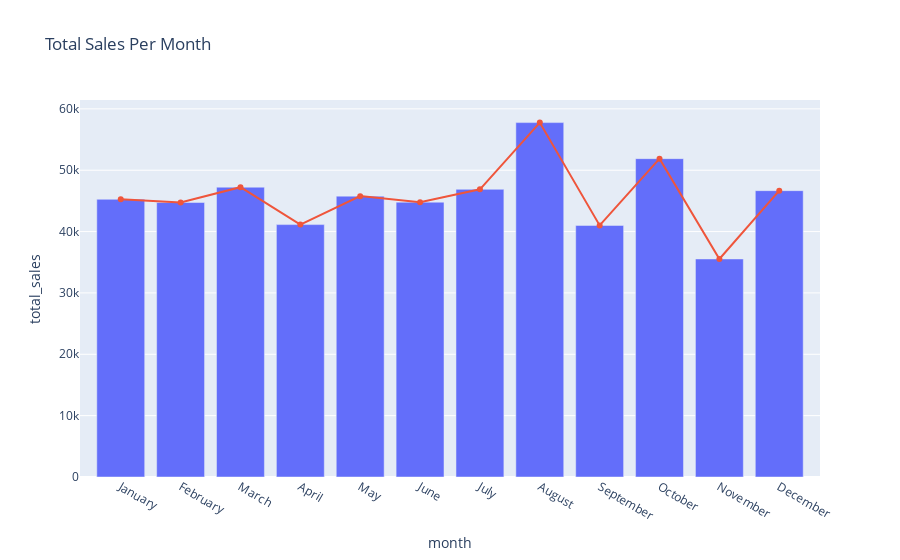

The notebook cell saved with this chart:
### Code cell
# Plot the total sales per month
fig = px.bar(df_monthly_sales, x='month', y='total_sales', title='Total Sales Per Month')
fig.add_scatter(x=df_monthly_sales['month'], y=df_monthly_sales['total_sales'])
fig.update_layout(showlegend=False)
fig.show()

### Figure 1 — Plotly figure (JSON) as saved in the notebook; plotly's stock layout.template omitted (floating-point values rounded to 4 significant figures)
{"data": [{"alignmentgroup": "True", "hovertemplate": "month=%{x}<br>total_sales=%{y}<extra></extra>", "legendgroup": "", "marker": {"color": "#636efa", "pattern": {"shape": ""}}, "name": "", "offsetgroup": "", "orientation": "v", "showlegend": false, "textposition": "auto", "type": "bar", "x": ["January  ", "February ", "March    ", "April    ", "May      ", "June     ", "July     ", "August   ", "September", "October  ", "November ", "December "], "xaxis": "x", "y": [45259, 44735, 47235, 41138, 45777, 44792, 46884, 57762, 41002, 51884, 35537, 46668], "yaxis": "y"}, {"type": "scatter", "x": ["January  ", "February ", "March    ", "April    ", "May      ", "June     ", "July     ", "August   ", "September", "October  ", "November ", "December "], "y": [45259, 44735, 47235, 41138, 45777, 44792, 46884, 57762, 41002, 51884, 35537, 46668]}], "layout": {"barmode": "relative", "legend": {"tracegroupgap": 0}, "showlegend": false, "title": {"text": "Total Sales Per Month"}, "xaxis": {"anchor": "y", "domain": [0, 1], "title": {"text": "month"}}, "yaxis": {"anchor": "x", "domain": [0, 1], "title": {"text": "total_sales"}}}}
